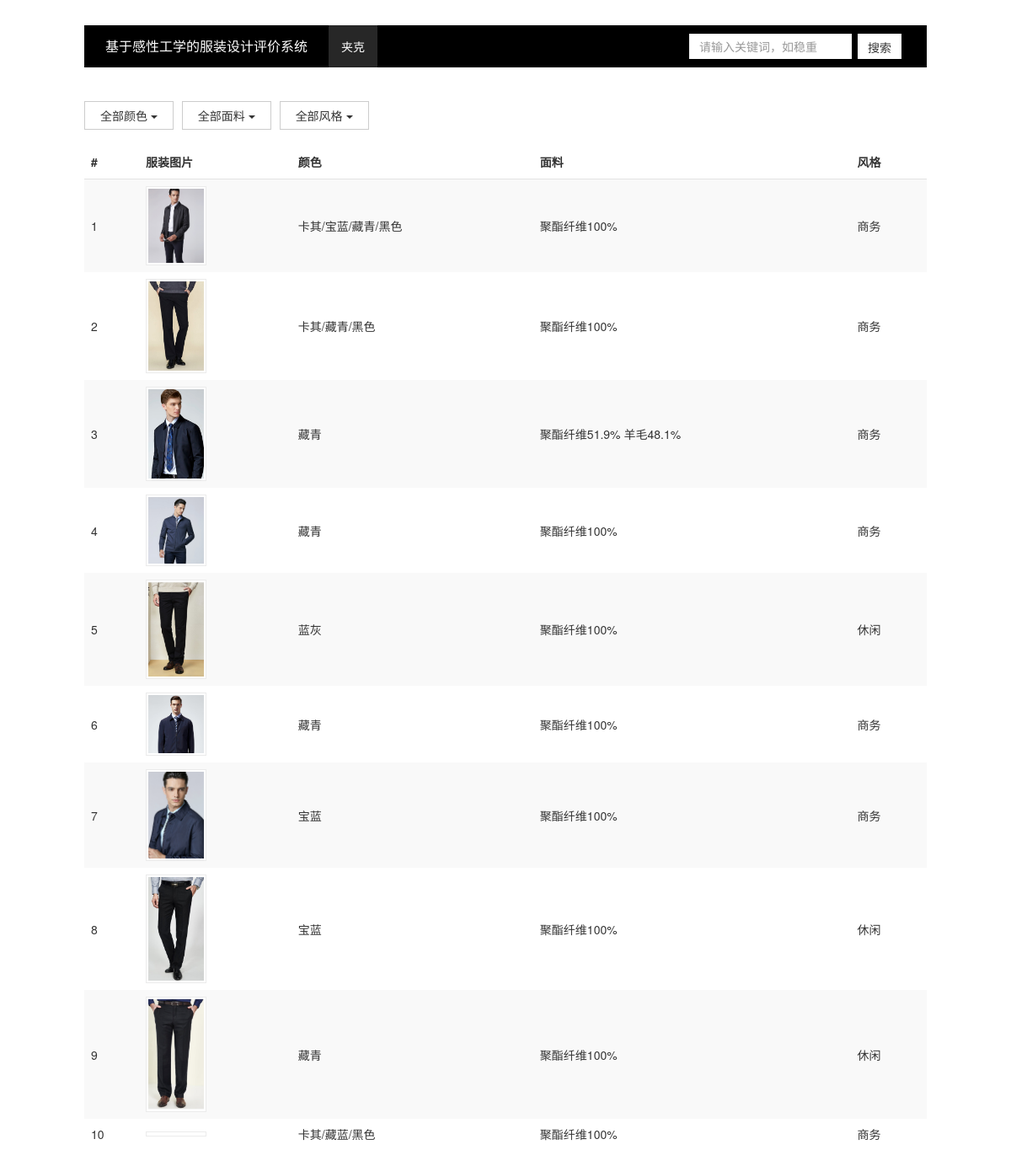
/pages/search.php?search=夹克, run on the app's committed database.
### tables this page shows
CREATE TABLE `jacket_jinlilai` (
  `id` int(11) unsigned NOT NULL AUTO_INCREMENT,
  `image1` char(255) DEFAULT NULL,
  `image2` char(255) DEFAULT NULL,
  `image3` char(255) DEFAULT NULL,
  `image4` char(255) DEFAULT NULL,
  `image5` char(255) DEFAULT NULL,
  `image6` char(255) DEFAULT NULL,
  `sleeve_length` text,
  `collar_type` text,
  `design` text,
  `sleeve_style` text,
  `model` text,
  `lower_hem` text,
  `pocket_style` text,
  `clothes_placket` text,
  `clothes_length` text,
  `craft` text,
  `pattern` text,
  `fabric` text,
  `color` text,
  `thickness` text,
  `style` text,
  `link` text,
  PRIMARY KEY (`id`)
);

### pages/search.php (the view, shortened to what this page needs)
<?php
include('../connectMysql.php');
?>
<!DOCTYPE html>
<html lang="zh-CN">
<head>
    <link href="../style/bootstrap.min.css" rel="stylesheet">
    <link rel="stylesheet" href="../style/search.css">
</head>
<body>
    <div class="container-fluid search-page">
        <nav class="navbar navbar-default">
            <div class="container-fluid">
                <div class="navbar-header">
                    <a class="navbar-brand" href="index.php">基于感性工学的服装设计评价系统</a>
                </div>
                <div id="navbar" class="navbar-collapse collapse">
                    <ul class="nav navbar-nav">
                        <li class="active"><a href="#"><?php echo $_GET['search']; ?></a></li>
                    </ul>
                    <form class="navbar-form">
                        <input type="text" class="form-control" placeholder="请输入关键词，如稳重" name="keyword">
                        <button type="submit" class="btn btn-default" name="submit" value="submit">搜索</button>
                    </form>
                </div>
            </div>
        </nav>
        <div class="filter">
            <div class="filter-case">
                <div class="dropdown dropdown-group">
                    <button id="selectColor" class="btn btn-default dropdown-toggle" type="button" data-toggle="dropdown" aria-haspopup="true" aria-expanded="true">
                        全部颜色
                        <span class="caret"></span>
                    </button>
                </div>
                <div class="dropdown dropdown-group">
                    <button id="selectFabric" class="btn btn-default dropdown-toggle" type="button"  data-toggle="dropdown" aria-haspopup="true" aria-expanded="true">
                        全部面料
                        <span class="caret"></span>
                    </button>
                </div>
                <div class="dropdown dropdown-group">
                    <button id="selectStyle" class="btn btn-default dropdown-toggle" type="button" data-toggle="dropdown" aria-haspopup="true" aria-expanded="true">
                        全部风格
                        <span class="caret"></span>
                    </button>
                </div>
            </div>
        </div>
        <div class="clothes-table table-responsive">
            <table class="table table-striped">
                <thead>
                    <tr>
                        <th>#</th>
                        <th>服装图片</th>
                        <th>颜色</th>
                        <th>面料</th>
                        <th>风格</th>
                    </tr>
                </thead>
                <tbody class='clothes-contents' id='clothes-contents'>
                    <?php
                        if ($_GET['search'] == '夹克' || $_GET['search'] == '西服') {
                            $type = "jacket_jinlilai";
                            $sql = "SELECT * FROM jacket_jinlilai";
                            $result = $conn->query($sql);
                            if ($result->num_rows > 0) {
                                while ($row = $result->fetch_assoc()) {
                                    echo "<tr><td>{$row['id']}</td>" .
                                         "<td><a href='details.php?id={$row['id']}&table=$type' class='thumbnail'><img src='{$row['image1']}' alt=''></a></td>" .
                                         "<td>{$row['color']}</td>" .
                                         "<td>{$row['fabric']}</td>" .
                                         "<td>{$row['style']}</td>" .
                                         "</tr>";
                                }
                            } else {
                                echo "抱歉，没有帮您找到符合要求的男装。";
                            }
                        } else if ($_GET['search'] == '长袖衬衫') {
                            $type = "long_sleeved_blouse";
                            $sql = "SELECT * FROM long_sleeved_blouse";
                            $result = $conn->query($sql);
                            if ($result->num_rows > 0) {
                                while ($row = $result->fetch_assoc()) {
                                    echo "<tr><td>{$row['id']}</td>" .
                                        "<td><a href='details.php?id={$row['id']}&table=$type' class='thumbnail'><img src='{$row['image1']}' alt=''></a></td>" .
                                        "<td>{$row['color']}</td>" .
                                        "<td>{$row['fabric']}</td>" .
                                        "<td>{$row['style']}</td>" .
                                        "</tr>";
                                }
                            } else {
                                echo "抱歉，没有帮您找到符合要求的男装。";
                            }
                        } else if ($_GET['search'] == '短袖衬衫') {
                            $type = "short_sleeved_blouse";
                            $sql = "SELECT * FROM short_sleeved_blouse";
                            $result = $conn->query($sql);
                            if ($result->num_rows > 0) {
                                while ($row = $result->fetch_assoc()) {
                                    echo "<tr><td>{$row['id']}</td>" .
                                        "<td><a href='details.php?id={$row['id']}&table=$type' class='thumbnail'><img src='{$row['image1']}' alt=''></a></td>" .
                                        "<td>{$row['color']}</td>" .
                                        "<td>{$row['fabric']}</td>" .
                                        "<td>{$row['style']}</td>" .
                                        "</tr>";
                                }
                            } else {
                                echo "抱歉，没有帮您找到符合要求的男装。";
                            }
                        } else if ($_GET['search'] == '西裤') {
                            $type = "western_style_pants";
                            $sql = "SELECT * FROM western_style_pants";
                            $result = $conn->query($sql);
                            if ($result->num_rows > 0) {
                                while ($row = $result->fetch_assoc()) {
                                    echo "<tr><td>{$row['id']}</td>" .
                                        "<td><a href='details.php?id={$row['id']}&table=$type' class='thumbnail'><img src='{$row['image1']}' alt=''></a></td>" .
                                        "<td>{$row['color']}</td>" .
                                        "<td>{$row['fabric']}</td>" .
                                        "<td>{$row['style']}</td>" .
                                        "</tr>";
                                }
                            } else {
                                echo "抱歉，没有帮您找到符合要求的男装。";
                            }
                        } else if ($_GET['search'] == '休闲裤') {
                            $type = "casual_pants";
                            $sql = "SELECT * FROM casual_pants";
                            $result = $conn->query($sql);
                            if ($result->num_rows > 0) {
                                while ($row = $result->fetch_assoc()) {
                                    echo "<tr><td>{$row['id']}</td>" .
                                        "<td><a href='details.php?id={$row['id']}&table=$type' class='thumbnail'><img src='{$row['image1']}' alt=''></a></td>" .
                                        "<td>{$row['color']}</td>" .
                                        "<td>{$row['fabric']}</td>" .
                                        "<td>{$row['style']}</td>" .
                                        "</tr>";
                                }
                            } else {
                                echo "抱歉，没有帮您找到符合要求的男装。";
                            }
                        }
                    ?>
                </tbody>
            </table>
        </div>
    </div>
</html>

### style/search.css (style rules this page uses)
.search-page { margin: 0 auto; padding-top: 30px; }
.navbar { width: 1000px; margin: 0 auto; background-color: black; border: none; border-radius: 0; }
.navbar .container-fluid .navbar-header { margin-left: 10px; margin-right: 10px; }
.navbar .container-fluid .navbar-header .navbar-brand { font-size: 16px; color: #fff; }
.navbar-collapse .nav .active a { font-weight: 200; color: white; background-color: #272727; }
.navbar .container-fluid .navbar-form { float: right; vertical-align: middle; margin-top: 10px; margin-bottom: 10px; padding-right: 0; }
.navbar .container-fluid .navbar-form input { border: none; height: 30px; border-radius: 0; }
.navbar .container-fluid .navbar-form button { margin-left: 3px; height: 30px; border: none; border-radius: 0; }
.dropdown-group { position: relative; display: inline-block; vertical-align: middle; }
.filter { width: 1000px; margin: 20px auto 0; padding-top: 20px; }
.filter .filter-case { vertical-align: middle; position: relative; display: inline-block; }
.filter .filter-case .dropdown { margin-right: 6px; }
.filter .filter-case .dropdown .btn { padding: 6px 18px; border-radius: 0; }
.clothes-table { width: 1000px; margin: 20px auto; }
.clothes-table .table > thead > tr > th { border-bottom: 1px solid #e2e2e2; padding-bottom: 10px; }
.clothes-table .table > tbody > tr > td { vertical-align: middle; border-top: 0; }
.clothes-table .table .thumbnail { width: 72px; margin-bottom: 0; border-radius: 0; border-color: #ebebeb; padding: 2px; }

### data on the page
jacket_jinlilai: id "1", image1 (picture), color "卡其/宝蓝/藏青/黑色", fabric "聚酯纤维100%", style "商务"
jacket_jinlilai: id "2", image1 (picture), color "卡其/藏青/黑色", fabric "聚酯纤维100%", style "商务"
jacket_jinlilai: id "3", image1 (picture), color "藏青", fabric "聚酯纤维51.9% 羊毛48.1%", style "商务"
jacket_jinlilai: id "4", image1 (picture), color "藏青", fabric "聚酯纤维100%", style "商务"
jacket_jinlilai: id "5", image1 (picture), color "蓝灰", fabric "聚酯纤维100%", style "休闲"
jacket_jinlilai: id "6", image1 (picture), color "藏青", fabric "聚酯纤维100%", style "商务"
jacket_jinlilai: id "7", image1 (picture), color "宝蓝", fabric "聚酯纤维100%", style "商务"
jacket_jinlilai: id "8", image1 (picture), color "宝蓝", fabric "聚酯纤维100%", style "休闲"
jacket_jinlilai: id "9", image1 (picture), color "藏青", fabric "聚酯纤维100%", style "休闲"
jacket_jinlilai: id "10", color "卡其/藏蓝/黑色", fabric "聚酯纤维100%", style "商务"

### other printed values
$_GET['search'] "夹克"
